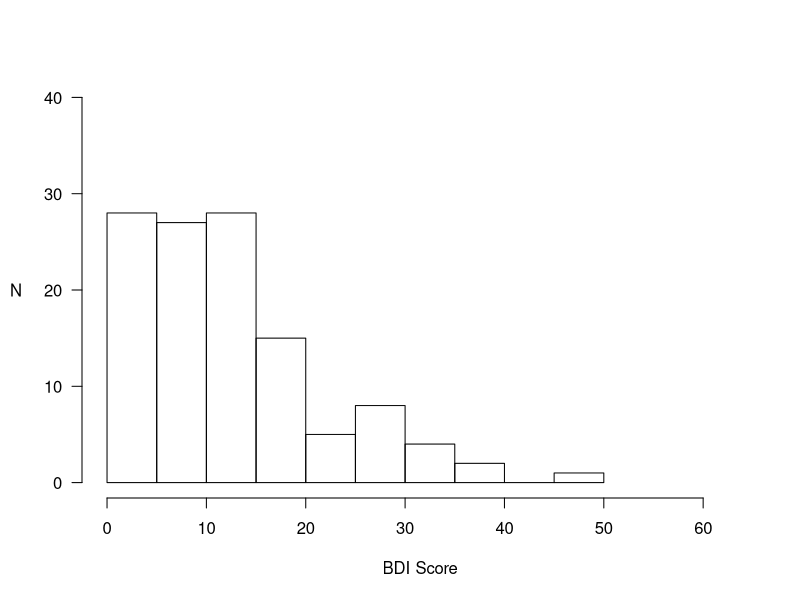
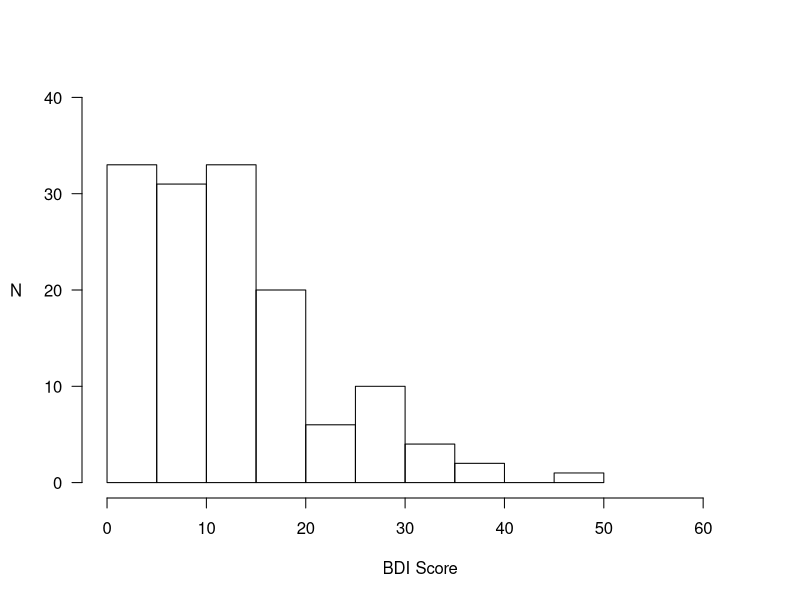
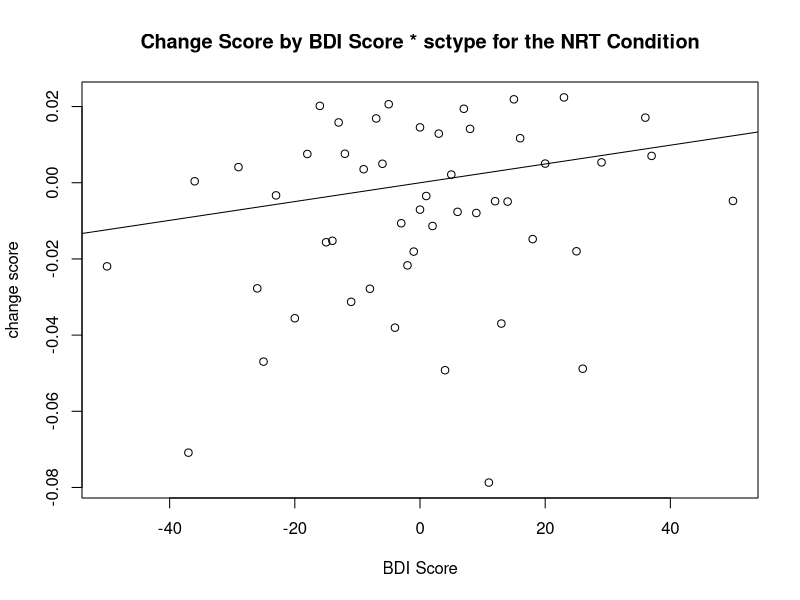
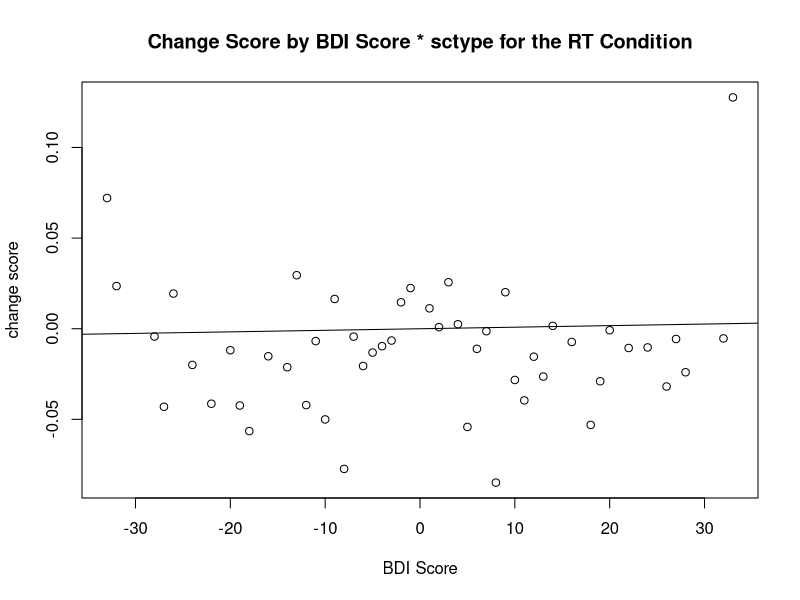
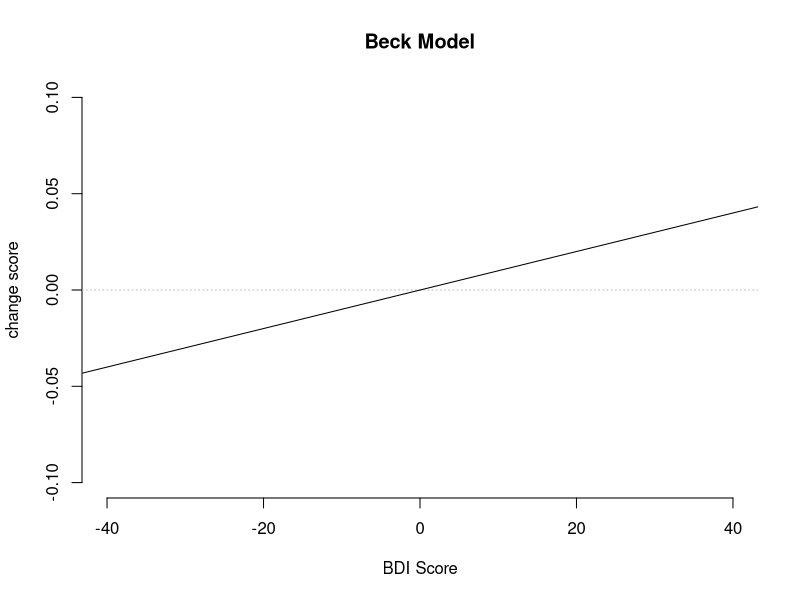
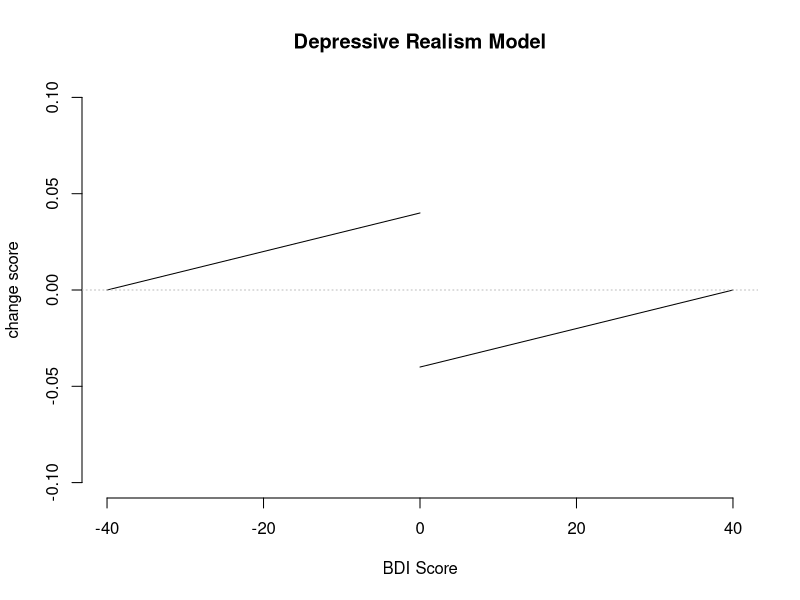

These charts were generated, in order, by the following R code:

library(tidyr)
library(dplyr)
library(nlme)
library(lme4)
#require(Hmisc)
library(multcomp)
library(psych)


# Read in desired dataset
sdThresh <- 5
sdThresh2 <- 5

tmp <- read.table("dat.ALLNumlineRT.txt", header=T, sep="\t")
rawSNs <- length(unique(tmp$sn))

tmpa <- tmp[!is.na(tmp$bdi),]
SNnoBDI <- length(unique(tmpa$sn))

snWithoutBetas <- unique(tmpa[is.na(tmpa$finalB),"sn"])
numline.bdi.tmp <- tmpa[!(tmpa$sn %in% snWithoutBetas),]
SNnoBeta <- length(unique(numline.bdi.tmp$sn))
# create column that calculates finalB SD values according to condition and event valence

numline.bdi.out <- numline.bdi.tmp %>% group_by(rtPressure, questionKey) %>% transform(finalBs = scale(finalB))

# Eliminate outliers beyond specified sdThres (Threshold: 5 SDs above or below the mean)

numline.bdi <- numline.bdi.out[abs(numline.bdi.out$finalBs) < sdThresh ,]

# Report eliminated observations (outliers outside sdThresh)

sdThresh.outliers <- numline.bdi.out[abs(numline.bdi.out$finalBs) > sdThresh ,]

SNwithinSDthresh <- length(unique(numline.bdi$sn))

sink("sdThresh.outliers.txt")
  cat("***** REMOVED BECAUSE BETA WAS MORE THAN 5 SDs FROM THE MEAN ******\n\n")
  print(sdThresh.outliers)
sink()


# Use filtered data (filters: sdThresh filter) and choose only desired columns

numline.bdi.tmp1 <- numline.bdi[,c(1,2,11,12,13,14,15,16,18,20:33)]

# Reshape data to get Participant Demographics

preFilteredParticipant.data <- tmpa[,c("sn", "rtPressure", "gender", "bdi",  "PANAS.PA", "PANAS.NA", "year", "age", "Hispanic_Latino", "American_Indian.Alaska_Native", "Asian" , "Black.African_American", "Native_Hawaiian.Pacific_Islander", "White", "Unknown")]
preFilteredParticipant.data <- preFilteredParticipant.data[!duplicated(preFilteredParticipant.data),]

# Reshape the data so that we can calculate finalB difference scores

numline.bdi.tmp2 <- reshape(numline.bdi.tmp1, idvar = c("sn", "model", "session", "bound", "estTask", "rtPressure", "estStimTime", "gender", "bdi",  "PANAS.PA", "PANAS.NA", "year", "age", "Hispanic_Latino", "American_Indian.Alaska_Native", "Asian" , "Black.African_American", "Native_Hawaiian.Pacific_Islander", "White", "Unknown"), timevar="questionKey", direction="wide")

#############################################################################
#create ethnicity variable

numline.bdi.tmp2$Hispanic_Latino <- ifelse(is.na(numline.bdi.tmp2$Hispanic_Latino), "unknown", as.character(numline.bdi.tmp2$Hispanic_Latino))
numline.bdi.tmp2$gender <- ifelse(is.na(numline.bdi.tmp2$gender), "unknown", as.character(numline.bdi.tmp2$gender))

numline.bdi.tmp2$ethnicity <- ifelse(numline.bdi.tmp2$American_Indian.Alaska_Native == "yes", "AIAN", NA)
numline.bdi.tmp2$ethnicity <- ifelse(numline.bdi.tmp2$Asian == "yes" & is.na(numline.bdi.tmp2$ethnicity), "Asian", ifelse(numline.bdi.tmp2$Asian == "yes" & !is.na(numline.bdi.tmp2$ethnicity), "Mult", numline.bdi.tmp2$ethnicity))
numline.bdi.tmp2$ethnicity <- ifelse(numline.bdi.tmp2$Black.African_American == "yes" & is.na(numline.bdi.tmp2$ethnicity), "Black", ifelse(numline.bdi.tmp2$Black.African_American == "yes" & !is.na(numline.bdi.tmp2$ethnicity), "Mult", numline.bdi.tmp2$ethnicity))
numline.bdi.tmp2$ethnicity <- ifelse(numline.bdi.tmp2$Native_Hawaiian.Pacific_Islander == "yes" & is.na(numline.bdi.tmp2$ethnicity), "NAPI", ifelse(numline.bdi.tmp2$Native_Hawaiian.Pacific_Islander == "yes" & !is.na(numline.bdi.tmp2$ethnicity), "Mult", numline.bdi.tmp2$ethnicity))
numline.bdi.tmp2$ethnicity <- ifelse(numline.bdi.tmp2$White == "yes" & is.na(numline.bdi.tmp2$ethnicity), "White", ifelse(numline.bdi.tmp2$White == "yes" & !is.na(numline.bdi.tmp2$ethnicity), "Mult", numline.bdi.tmp2$ethnicity))
numline.bdi.tmp2$ethnicity <- ifelse(numline.bdi.tmp2$Unknown == "yes" & is.na(numline.bdi.tmp2$ethnicity), "Unknown", numline.bdi.tmp2$ethnicity)


preFilteredParticipant.data$Hispanic_Latino <- ifelse(is.na(preFilteredParticipant.data$Hispanic_Latino), "unknown", as.character(preFilteredParticipant.data$Hispanic_Latino))
preFilteredParticipant.data$gender <- ifelse(is.na(preFilteredParticipant.data$gender), "unknown", as.character(preFilteredParticipant.data$gender))

preFilteredParticipant.data$ethnicity <- ifelse(preFilteredParticipant.data$American_Indian.Alaska_Native == "yes", "AIAN", NA)
preFilteredParticipant.data$ethnicity <- ifelse(preFilteredParticipant.data$Asian == "yes" & is.na(preFilteredParticipant.data$ethnicity), "Asian", ifelse(preFilteredParticipant.data$Asian == "yes" & !is.na(preFilteredParticipant.data$ethnicity), "Mult", preFilteredParticipant.data$ethnicity))
preFilteredParticipant.data$ethnicity <- ifelse(preFilteredParticipant.data$Black.African_American == "yes" & is.na(preFilteredParticipant.data$ethnicity), "Black", ifelse(preFilteredParticipant.data$Black.African_American == "yes" & !is.na(preFilteredParticipant.data$ethnicity), "Mult", preFilteredParticipant.data$ethnicity))
preFilteredParticipant.data$ethnicity <- ifelse(preFilteredParticipant.data$Native_Hawaiian.Pacific_Islander == "yes" & is.na(preFilteredParticipant.data$ethnicity), "NAPI", ifelse(preFilteredParticipant.data$Native_Hawaiian.Pacific_Islander == "yes" & !is.na(preFilteredParticipant.data$ethnicity), "Mult", preFilteredParticipant.data$ethnicity))
preFilteredParticipant.data$ethnicity <- ifelse(preFilteredParticipant.data$White == "yes" & is.na(preFilteredParticipant.data$ethnicity), "White", ifelse(preFilteredParticipant.data$White == "yes" & !is.na(preFilteredParticipant.data$ethnicity), "Mult", preFilteredParticipant.data$ethnicity))
preFilteredParticipant.data$ethnicity <- ifelse(preFilteredParticipant.data$Unknown == "yes" & is.na(preFilteredParticipant.data$ethnicity), "Unknown", preFilteredParticipant.data$ethnicity)

#############################################################################


# Calculate a new variable called "nnFinalB": neutralFinalB - negativeFinalB

numline.bdi.tmp2$nnFinalB <- numline.bdi.tmp2$finalB.negative - numline.bdi.tmp2$finalB.neutral

# Calculate a new variable called "npFinalB": neutralFinalB - positiveFinalB

numline.bdi.tmp2$npFinalB <- numline.bdi.tmp2$finalB.positive - numline.bdi.tmp2$finalB.neutral


############################################################################

tmp2 <- numline.bdi.tmp2

numline.bdi.tmp <- tmp2[!is.na(tmp2$nnFinalB) & !is.na(tmp2$npFinalB) ,]

# create columns that calculate nnfinalB & npfinalB SD values according to condition

numline.bdi.tmp2 <- numline.bdi.tmp %>% group_by(rtPressure) %>% transform ( nnfinalBs = scale(nnFinalB), npfinalBs = scale(npFinalB))

# Eliminate outliers beyond specified sdThres (Threshold: 3 SDs above or below the mean)

numline.bdi.tmp.keep <- numline.bdi.tmp2[abs(numline.bdi.tmp2$nnfinalBs) < sdThresh2 & abs(numline.bdi.tmp2$npfinalBs) < sdThresh2 , ]

# Report eliminated observations (outliers outside sdThresh)

sdThresh.outliers <- numline.bdi.tmp2[abs(numline.bdi.tmp2$nnfinalBs) > sdThresh2 | abs(numline.bdi.tmp2$npfinalBs) > sdThresh2, ]

snFinal <- length(unique(numline.bdi.tmp.keep$sn))
sink("sdThresh.outliers.txt", append=TRUE)
  cat("***** REMOVED BECAUSE BETA DIFF WAS MORE THAN 5 SDs FROM THE MEAN ******\n\n")
  print(sdThresh.outliers)
sink()


sink("Demographics.txt")
cat("\nRaw subjects: ", rawSNs)
cat("\nN removed because of missing BDI scores: ", rawSNs - SNnoBDI, " Resulting in a new total of: ", SNnoBDI)
cat("\nN removed because of missing Betas: ", SNnoBDI - SNnoBeta, " Resulting in a new total of: ", SNnoBeta)
cat("\nN removed because their were Betas more than ", sdThresh, " SDs from the mean: ", SNnoBeta - SNwithinSDthresh, " Resulting in a new total of: ", SNwithinSDthresh)
cat("\nN removed because their were Beta Diffs more than ", sdThresh2, " SDs from the mean: ", SNwithinSDthresh - snFinal, " Resulting in a new total of: ", snFinal)
cat("\nThus, the final participant total N: ", snFinal)

#Participant Demographics
#Gender
cat("\n\n**** Participant Demographics before filtering *****\n\n")
print(with(preFilteredParticipant.data, table(gender)))
#Mean Age
print(with(preFilteredParticipant.data, mean(age, na.rm=T)))
#SD Age
print(with(preFilteredParticipant.data, sd(age, na.rm=T)))
#Ethnicity
print(with(preFilteredParticipant.data, table(Hispanic_Latino)))
print(with(preFilteredParticipant.data, table(ethnicity)))

  #Participant Demographics
  cat("\n\n**** Participant Demographics after filtering *****\n\n")
  #Gender
  print(with(numline.bdi.tmp.keep, table(gender)))
  #Mean Age
  print(with(numline.bdi.tmp.keep, mean(age)))
  #SD Age
  print(with(numline.bdi.tmp.keep, sd(age)))
  #Ethnicity
  print(with(numline.bdi.tmp.keep, table(Hispanic_Latino)))
  print(with(numline.bdi.tmp.keep, table(ethnicity)))
sink(NULL)
#############################################################################

numline.bdi.tmp.keep$rtPressureF <- as.factor(numline.bdi.tmp.keep$rtPressure)

#############################################################################
# Reshape the data so that finalB difference scores are organized in a single column

numline.bdi.tmp3 <- reshape(numline.bdi.tmp.keep, varying = c("nnFinalB", "npFinalB"), idvar='sn', direction="long", v.names=c("change.score"), times=c("nn", "np"), timevar='diffB')

#############################################################################

# Recode diffB variable to create new variable sctype (score type)

numline.bdi.tmp3$sctype <- ifelse(numline.bdi.tmp3$diffB == "nn", -1, 1)

# Data for NRT (Control) Condition only

numline.NRT <- numline.bdi.tmp3[numline.bdi.tmp3$rtPressure==FALSE,]

# Data for RT Condition only

numline.RT <- numline.bdi.tmp3[numline.bdi.tmp3$rtPressure==TRUE,]
#############################################################################

# Test Beck Model for BDI score
# NRT Condition

Beck.BDI.NRT <- numline.NRT %>% group_by(sctype,bdi) %>% summarise (change.score.mean=mean(change.score, na.rm=TRUE))
Beck.BDI.NRT$sctype.bdi <- Beck.BDI.NRT$sctype*Beck.BDI.NRT$bdi
Beck.BDI.NRT$sctype.neg <- Beck.BDI.NRT$sctype*-1

Beck.BDI.NRT.lm <- with(Beck.BDI.NRT,  lm(change.score.mean ~ 0 + sctype.bdi))

# RT Condition

Beck.BDI.RT <- numline.RT %>% group_by(sctype,bdi) %>% summarise (change.score.mean=mean(change.score, na.rm=TRUE))
Beck.BDI.RT$sctype.bdi <- Beck.BDI.RT$sctype*Beck.BDI.RT$bdi
Beck.BDI.RT$sctype.neg <- Beck.BDI.RT$sctype*-1

Beck.BDI.RT.lm <- with(Beck.BDI.RT,  lm(change.score.mean ~ 0 + sctype.bdi))

# Test DR Model for BDI score
# NRT Condition

DR.BDI.NRT.lm <- with(Beck.BDI.NRT,  lm(change.score.mean ~ 0 + sctype.neg + sctype.bdi))

# RT Condition

DR.BDI.RT.lm <- with(Beck.BDI.RT,  lm(change.score.mean ~ 0 + sctype.neg + sctype.bdi))

#############################################################################

sink("Beck and DR Models.out.txt")

print("BECK")
print("NO RT Pressure Condition")
print(summary(Beck.BDI.NRT.lm))
BIC(Beck.BDI.NRT.lm)
print("RT Pressure Condition")
print(summary(Beck.BDI.RT.lm))
BIC(Beck.BDI.RT.lm)

print("DR")
print("NO RT Pressure Condition")
print(summary(DR.BDI.NRT.lm))
BIC(DR.BDI.NRT.lm)
print("RT Pressure Condition")
print(summary(DR.BDI.RT.lm))
BIC(DR.BDI.RT.lm)

sink()

#############################################################################
# t-test comparing RTs for the reaction time pressure condition vs. control condition

numline.RTPvNP <- numline.bdi.tmp1 %>% group_by(sn,rtPressure) %>% summarise (rt.mean=mean(mRT, na.rm=TRUE), beta.mean=mean(finalB, na.rm=TRUE))

RTt.test <- t.test(numline.RTPvNP$rt.mean ~ numline.RTPvNP$rtPressure)
RT.cohensD <- cohen.d(numline.RTPvNP$rt.mean, numline.RTPvNP$rtPressure,alpha=.05,std=TRUE)

Betat.test <- t.test(numline.RTPvNP$beta.mean ~ numline.RTPvNP$rtPressure)
Beta.cohensD <- cohen.d(numline.RTPvNP$beta.mean, numline.RTPvNP$rtPressure,alpha=.05,std=TRUE)

numline.sum <- data.frame(numline.bdi.tmp1 %>% group_by(rtPressure) %>% summarise(rt.mean=mean(mRT, na.rm=TRUE), beta.mean=mean(finalB, na.rm=TRUE), rt.sd=sd(mRT, na.rm=TRUE), beta.sd=sd(finalB, na.rm=TRUE)))

sink("t-test.out.txt")
  cat("\n**** ttest comparing the RT across rt pressure conditions.\n\n")
  print(RTt.test)
  cat("\nCohen's D: ", RT.cohensD$cohen.d[2])
  cat("\n\n**** ttest comparing the Betas across rt pressure conditions.\n\n")
  print(Betat.test)
  cat("\nCohen's D: ", Beta.cohensD$cohen.d[2])
  cat("\n A table of the means and betas for the rt conditions \n")
  print(numline.sum)
sink()

#############################################################################
# BDI score Histogram numline.bdi.tmp3
#hist.data <- tapply(numline.bdi.tmp3$bdi, numline.bdi.tmp3$sn, mean)

#par(mar=c(5.1, 6.1, 4.1, 2.1))
hist(numline.bdi.tmp2$bdi, las=1, main=NULL, xlab="BDI Score", ylab=NULL, xlim=c(0,63), ylim=c(0,40), col=NULL)
mtext("N", side=2, las=1, adj=1, line=3)
dev.copy(pdf, 'BDI score Final Subjects.pdf')
dev.off()

hist(preFilteredParticipant.data$bdi, las=1, main=NULL, xlab="BDI Score", ylab=NULL, xlim=c(0,63), ylim=c(0,40), col=NULL)
mtext("N", side=2, las=1, adj=1, line=3)
dev.copy(pdf, 'BDI score ALL Subjects.pdf')
dev.off()

pdf("Change Score by BDI Score for the 500 ms Condition.pdf")
plot(Beck.BDI.NRT$sctype.bdi, Beck.BDI.NRT$change.score.mean, xlab="BDI Score", ylab="change score", main="Change Score by BDI Score * sctype for the NRT Condition")
abline(Beck.BDI.NRT.lm)
plot(Beck.BDI.RT$sctype.bdi, Beck.BDI.RT$change.score.mean, xlab="BDI Score", ylab="change score", main="Change Score by BDI Score * sctype for the RT Condition")
abline(Beck.BDI.RT.lm)
dev.off()

pdf("Predicte Functions.pdf")
plot(NULL, NULL, xlab="BDI Score", ylab="change score", main="Beck Model", ylim = c(-0.1, 0.1), xlim = c(-40,40), bty="n")
abline(0,0, col="grey", lty=3)
abline(0,0.001, col="black")

xBDIn <- c(-40, 0)
xBDIp <- c(0, 40)
yBDIn <- 0.04 + .001*xBDIn
yBDIp <- -0.04 + .001*xBDIp
plot(NULL, NULL, xlab="BDI Score", ylab="change score", main="Depressive Realism Model", ylim = c(-0.1, 0.1), xlim = c(-40,40), bty="n")
lines(yBDIn~xBDIn)
lines(yBDIp~xBDIp)
abline(0,0, col="grey", lty=3)
dev.off()
